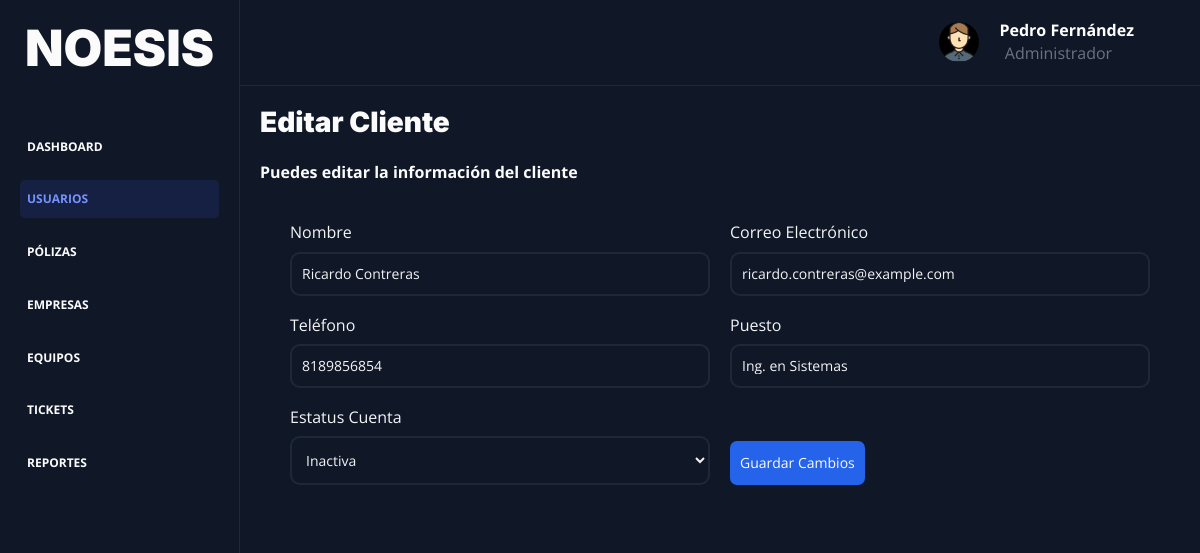
Page /usuarios/editar-cliente?id=5 (signed in) on the committed database.
### tables this page shows
CREATE TABLE `cliente` (
  `id` int NOT NULL AUTO_INCREMENT,
  `id_empresa` int NOT NULL,
  `nombre` varchar(100) NOT NULL,
  `correo` varchar(100) DEFAULT NULL,
  `telefono` varchar(20) DEFAULT NULL,
  `rol` enum('Cliente') DEFAULT NULL,
  `password_hash` varchar(100) DEFAULT NULL,
  `puesto` varchar(50) DEFAULT NULL,
  `confirmado` tinyint DEFAULT NULL,
  `estatus_cuenta` enum('Activa','Inactiva') DEFAULT NULL,
  `token` varchar(100) DEFAULT NULL,
  `fecha_alta` datetime DEFAULT NULL,
  PRIMARY KEY (`id`),
  UNIQUE KEY `correo` (`correo`),
  KEY `id_empresa_FK_idx` (`id_empresa`),
  CONSTRAINT `id_cliente_empresa_FK` FOREIGN KEY (`id_empresa`) REFERENCES `empresa` (`id`)
);

### controllers/UsuariosController.php (called while the page is built, shortened)
<?php
class UsuariosController {
    public static function editarUsuarioCliente(Router $router) {
        $id = $_GET['id'] ?? null;
        $cliente = Cliente::find($id);
        $alertas = Cliente::getAlertas();
        $router->render('dashboard/usuarios/usuarios-editar-cliente',[
            'titulo' => 'Usuarios - Editar Cliente',
            'cliente' => $cliente,
            'alertas' => $alertas
        ]);
    }
}

### public/index.php (called while the page is built, shortened)
<?php
$router = new Router();
$router->get('/', [LoginController::class, 'Login']);
$router->post('/', [LoginController::class, 'Login']);
$router->get('/recuperar', [LoginController::class, 'recuperar']);
$router->post('/recuperar', [LoginController::class, 'recuperar']);
$router->get('/logout', [LoginController::class, 'logout']);
$router->get('/confirmar-cuenta', [LoginController::class, 'confirmarCuenta']);
$router->post('/confirmar-cuenta', [LoginController::class, 'confirmarCuenta']);
$router->get('/dashboard', [DashboardController::class, 'index']);
$router->get('/usuarios', [UsuariosController::class, 'usuarios']);
$router->get('/usuarios/agregar-trabajador', [UsuariosController::class, 'agregarUsuarioEmpleado']);
$router->post('/usuarios/agregar-trabajador', [UsuariosController::class, 'agregarUsuarioEmpleado']);
$router->post('/usuarios/eliminar-trabajador', [UsuariosController::class, 'eliminarUsuarioEmpleado']);
$router->get('/usuarios/editar-trabajador', [UsuariosController::class, 'editarUsuarioEmpleado']);
$router->post('/usuarios/editar-trabajador', [UsuariosController::class, 'editarUsuarioEmpleado']);
$router->get('/usuarios/agregar-cliente', [UsuariosController::class, 'agregarUsuarioCliente']);
$router->post('/usuarios/agregar-cliente', [UsuariosController::class, 'agregarUsuarioCliente']);
$router->post('/usuarios/eliminar-cliente', [UsuariosController::class, 'eliminarUsuarioCliente']);
$router->get('/usuarios/editar-cliente', [UsuariosController::class, 'editarUsuarioCliente']);
$router->post('/usuarios/editar-cliente', [UsuariosController::class, 'editarUsuarioCliente']);
$router->get('/empresas', [EmpresaController::class, 'empresas']);
$router->get('/empresas/agregar', [EmpresaController::class, 'agregarEmpresa']);
$router->post('/empresas/agregar', [EmpresaController::class, 'agregarEmpresa']);
$router->post('/empresas/eliminar', [EmpresaController::class, 'eliminarEmpresa']);
$router->get('/empresas/editar', [EmpresaController::class, 'editarEmpresa']);
$router->post('/empresas/editar', [EmpresaController::class, 'editarEmpresa']);
$router->get('/polizas', [PolizaController::class, 'polizas']);
$router->get('/polizas/agregar', [PolizaController::class, 'agregarPoliza']);
$router->post('/polizas/agregar', [PolizaController::class, 'agregarPoliza']);
$router->post('/polizas/eliminar', [PolizaController::class, 'eliminarPoliza']);
$router->get('/polizas/editar', [PolizaController::class, 'editarPoliza']);
$router->post('/polizas/editar', [PolizaController::class, 'editarPoliza']);
$router->get('/equipos', [EquipoController::class, 'equipos']);
$router->get('/equipos/agregar', [EquipoController::class, 'agregarEquipo']);
$router->post('/equipos/agregar', [EquipoController::class, 'agregarEquipo']);
$router->post('/equipos/eliminar', [EquipoController::class, 'eliminarEquipo']);
$router->get('/equipos/editar', [EquipoController::class, 'editarEquipo']);
$router->post('/equipos/editar', [EquipoController::class, 'editarEquipo']);
$router->get('/tickets', [TicketController::class, 'tickets']);
$router->get('/tickets/agregar', [TicketController::class, 'agregarTicket']);
$router->post('/tickets/agregar', [TicketController::class, 'agregarTicket']);
$router->get('/tickets/editar', [TicketController::class, 'editarTicket']);
$router->post('/tickets/editar', [TicketController::class, 'editarTicket']);
$router->get('/tickets/detalle', [TicketController::class, 'verDetalleTicket']);
$router->comprobarRutas();

### models/ActiveRecord.php (called while the page is built, shortened)
<?php
class ActiveRecord {
    protected static $db;
    protected static $tabla = '';
    public static function setDB($database) {
        self::$db = $database;
    }
    public static function find($id) {
        $query = "SELECT * FROM " . static::$tabla  ." WHERE id = $id";
        $resultado = self::consultarSQL($query);
        return array_shift( $resultado ) ;
    }
    public static function consultarSQL($query) {
        $resultado = self::$db->query($query);
        $array = [];
        while($registro = $resultado->fetch_assoc()) {
            $array[] = static::crearObjeto($registro);
        }
        return $array;
    }
    protected static function crearObjeto($registro) {
        $objeto = new static;
        foreach($registro as $key => $value ) {
            if(property_exists( $objeto, $key  )) {
                $objeto->$key = $value;
            }
        }
        return $objeto;
    }
}

### includes/funciones.php (called while the page is built, shortened)
<?php
function s($html) : string {
    $s = htmlspecialchars($html);
    return $s;
}

### views/dashboard/usuarios/usuarios-editar-cliente.php (the view, shortened to what this page needs)
<?php include_once __DIR__ . '/../header-dashboard.php'; ?>
<div class="cuerpo-contenedor">
    <div class="contenido-usuarios">
        <h3>Editar Cliente</h3>
        <div class="usuarios usuarios-agregar">
            <div class="encabezado-tabla">
                <div class="texto">
                    <h4>Puedes editar la información del cliente</h4>
                </div>
            </div>
            <form method="POST" action="/usuarios/editar-cliente?id=<?php echo $cliente->id; ?>" class="formulario-dashboard">
                <div class="campo">
                    <label for="nombre">Nombre</label>
                    <input
                        id="nombre"
                        name="nombre"
                        type="text"
                        placeholder="Ingresa el nombre"
                        value="<?php echo s($cliente->nombre) ?>"
                    >
                </div>
                <div class="campo">
                    <label for="correo">Correo Electrónico</label>
                    <input
                        id="correo"
                        name="correo"
                        type="text"
                        placeholder="Ingresa el correo electrónico"
                        value="<?php echo s($cliente->correo) ?>"
                    >
                </div>
                <div class="campo">
                    <label for="telefono">Teléfono</label>
                    <input
                        id="telefono"
                        name="telefono"
                        type="tel"
                        inputmode="numeric"
                        maxlength="10"
                        pattern="[0-9]{10}"
                        placeholder="Ingresa el teléfono"
                        oninput="this.value = this.value.replace(/[^0-9]/g,'')"
                        value="<?php echo s($cliente->telefono) ?>"
                    >
                </div>
                <div class="campo">
                    <label for="puesto">Puesto</label>
                    <input
                        id="puesto"
                        name="puesto"
                        type="text"
                        placeholder="Ingresa el puesto del cliente"
                        value="<?php echo s($cliente->puesto) ?>"
                    >
                </div>
                <div class="campo">
                    <label for="estatus_cuenta">Estatus Cuenta</label>
                    <select id="estatus_cuenta" name="estatus_cuenta">
                        <option value="Inactiva" <?php echo ($cliente->estatus_cuenta === 'Inactiva') ? 'selected' : ''; ?>>
                            Inactiva
                        </option>
                    </select>
                </div>
                <div class="btn-azul campo-boton">
                    <input type="submit" value="Guardar Cambios">
                </div>
            </form>
        </div>
    </div>
</div>
<?php include_once __DIR__ . '/../footer-dashboard.php'; ?>

### public/build/css/app.css (style rules this page uses)
html { line-height:1.15;-webkit-text-size-adjust:100% }
body { margin:0 }
button,input,optgroup,select,textarea { font-family:inherit;font-size:100%;line-height:1.15;margin:0 }
button,input { overflow:visible }
button,select { text-transform:none }
button,[type=button],[type=reset],[type=submit] { -webkit-appearance:button }
*,*:before,*:after { box-sizing:inherit }
html { font-size:62.5%;box-sizing:border-box }
body { font-family:"Open Sans",sans-serif;background:#101828;font-size:1.6rem;min-height:100%;overflow-y:auto;overflow-x:hidden;scrollbar-width:thin;scrollbar-color:#162042 #101828 }
.btn-azul input { display:inline;width:100%;padding:1.4rem 1rem;box-sizing:border-box;background-color:#2563eb;color:#fbfbfb;font-size:1.4rem;font-weight:normal;border:none;border-radius:.7rem;transition-property:background-color;transition-duration:.3s;text-align:center }
h1,h2,h3 { font-family:"Inter",sans-serif;margin:0 0 2.5rem 0;font-weight:900 }
h3 { font-size:4rem }
.formulario-dashboard { display:flex;flex-wrap:wrap;gap:2rem;padding:2rem 3rem }
.formulario-dashboard .campo { flex:0 0 calc(50% - 1rem);display:flex;flex-direction:column;color:#f3f4f6 }
.formulario-dashboard .campo label { margin-bottom:1rem }
.formulario-dashboard .campo input,.formulario-dashboard .campo select,.formulario-dashboard .campo textarea { color:#f3f4f6;background-color:#101828;font-size:1.4rem;padding:1.2rem 1rem;box-shadow:none;outline:none;border-radius:1rem;border:2px solid #1d2939 }
.formulario-dashboard .campo select,.formulario-dashboard .campo input[type=file] { cursor:pointer }
.formulario-dashboard .campo-boton { display:flex;flex-direction:column;justify-content:flex-end;align-items:flex-start }
.formulario-dashboard .campo-boton input { margin-top:auto }
.cuerpo-contenedor { background-color:#101828;height:100%;padding:2rem;margin-left:24rem;overflow-x:hidden }
.dashboard h3 { font-size:2.8rem }

### rows in the picture
cliente: nombre "Ricardo Contreras", correo "ricardo.contreras@example.com", telefono "8189856854", puesto "Ing. en Sistemas", estatus_cuenta "Inactiva"

### other values in the picture
$_SESSION['nombre'] "Pedro Fernández"
$_SESSION['rol'] "Administrador"
